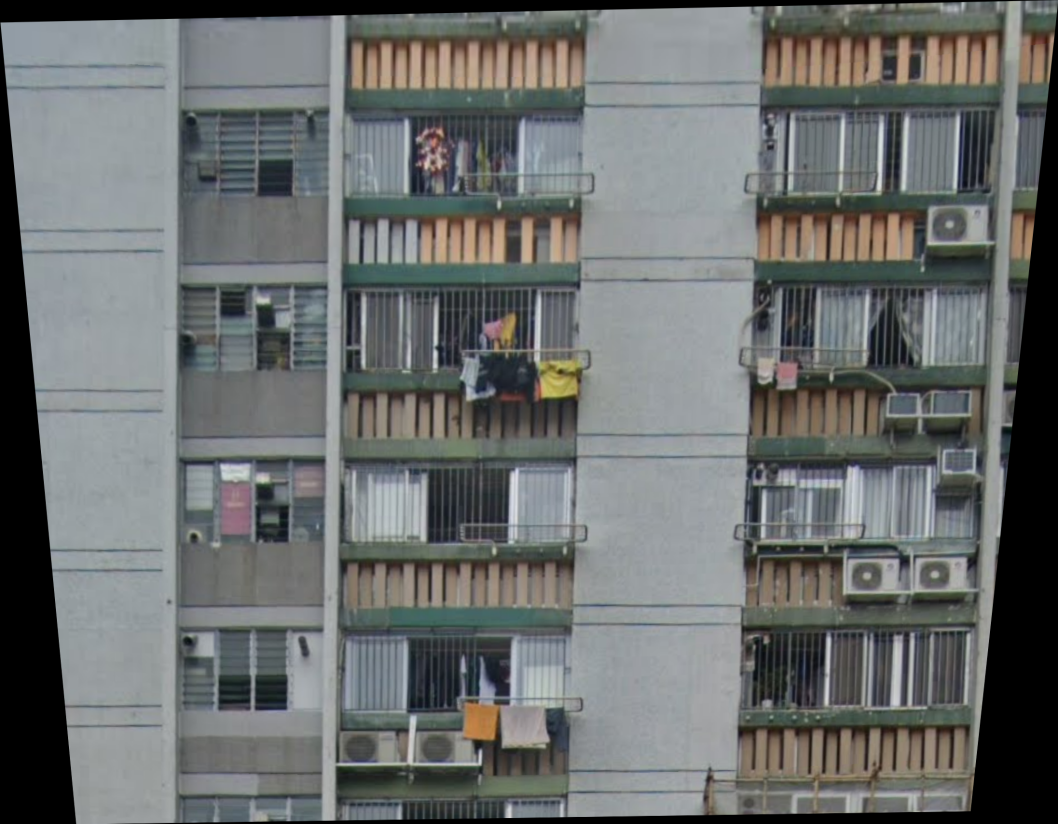
#> input picture input/q1.png, 2116 x 1648 px (shown at 1/2 size); its folder holds only this picture in this run
$ jupyter execute --allow-errors demo.ipynb
#> lines starting #> are read from the running program, lines starting #| are printed output that depends on the picture
### correction.py
import cv2
import numpy as np
import argparse
import os
from tqdm import tqdm

# Function for find lines of the image
def find_long_ling(img):
    """
    input:
        img: image loaded by cv2.imread

    return:
        horizontal_lines: list of potential horizontal lines in descending order of length
        vertical_lines: list of potential vertical lines in descending order of length

    """
    # Long lines detection
    gray = cv2.cvtColor(img, cv2.COLOR_BGR2GRAY)
    edges = cv2.Canny(gray, 80, 80, apertureSize=3)
    lines = cv2.HoughLinesP(edges, 1, np.pi/180, 100, minLineLength=min(img.shape[:2])*0.1, maxLineGap=30)
    img_h, img_w = img.shape[:2]

    # Find horizontal and vertical lines
    horizontal_lines = []
    vertical_lines = []
    for line in lines:
        x1, y1, x2, y2 = line[0]
        if not x1 == x2 and abs((y2 - y1) / (x2 - x1)) < 0.16:  # near horizontal line
            # Skip lines that are close to the image border
            if y1 < img_h * 0.05 or y1 > img_h * 0.95 or y2 < img_h * 0.05 or y2 > img_h * 0.95:
                continue
            horizontal_lines.append(line)
        elif not y1 == y2 and abs((x2 - x1) / (y2 - y1)) < 0.16: # near vertical
            # Skip lines that are close to the image border
            if x1 < img_w * 0.05 or x1 > img_w * 0.95 or x2 < img_w * 0.05 or x2 > img_w * 0.95:
                continue
            vertical_lines.append(line)

    # Sort by length for horizontal lines, descending
    horizontal_lines.sort(key=lambda x: (x[0][0] - x[0][2])**2 + (x[0][1] - x[0][3])**2, reverse=True)

    # Sort by length for vertical lines, descending
    vertical_lines.sort(key=lambda x: (x[0][0] - x[0][2])**2 + (x[0][1] - x[0][3])**2, reverse=True)

    return horizontal_lines, vertical_lines

# Function for find the intersection of the lines
def get_intersection(line1, line2):
    """
    input:
        line1: list of two points of line 1
        line2: list of two points of line 2

    return:
        x, y: intersection point of line1 and line2
    """
    x1, y1, x2, y2 = line1[0]
    x3, y3, x4, y4 = line2[0]
    d = (x1 - x2) * (y3 - y4) - (y1 - y2) * (x3 - x4)
    x = ((x1 * y2 - y1 * x2) * (x3 - x4) - (x1 - x2) * (x3 * y4 - y3 * x4)) / d
    y = ((x1 * y2 - y1 * x2) * (y3 - y4) - (y1 - y2) * (x3 * y4 - y3 * x4)) / d
    return x, y

# Function for find the four points for the rectangle
def find_rectangle(horizontal_lines, vertical_lines, height, width):
    """
    input:
        horizontal_lines: list of potential horizontal lines in descending order of length
        vertical_lines: list of potential vertical lines in descending order of length
        height: height of the original image
        width: width of the original image

    return:
        p1, p2, p3, p4: 4 points of the rectangle
    """
    # Find 2 longest horizontal lines
    # Make sure the 2 lines are at least 10% width close to each other
    line1 = horizontal_lines[0]
    line2 = None
    for line2 in horizontal_lines[1:]:
        if abs(line1[0][1] - line2[0][1]) > height * 0.1:
            break
    # Swap line1 and line2 if line1 is below line2
    if line1[0][1] > line2[0][1]:
        line1, line2 = line2, line1

    # Find 2 longest vertical lines
    # Make sure the 2 lines are at least 10% height close to each other
    line3 = vertical_lines[0]
    line4 = None
    for line4 in vertical_lines[1:]:
        if abs(line3[0][0] - line4[0][0]) > width * 0.1:
            break
    # Swap line3 and line4 if line3 is on the right of line4
    if line3[0][0] > line4[0][0]:
        line3, line4 = line4, line3

    # Get intersection point of 4 lines
    p1 = get_intersection(line1, line3)
    p2 = get_intersection(line1, line4)
    p3 = get_intersection(line2, line3)
    p4 = get_intersection(line2, line4)

    return p1, p2, p3, p4

# Function for correct the perspective of the image
def perspective_correction(img, point_list):
    """
    input:
        img: image loaded by cv2.imread
        point_list: 4 points of the rectangle

    return:
        corrected_img: image after perspective correction
    """
    # Define the points for the rectangle
    p1, p2, p3, p4 = point_list
    pts1 = np.float32([p1, p2, p3, p4])

    # Perspective transform height and width
    h = int((abs(p1[1]-p3[1]) + abs(p2[1]-p4[1])) / 2)
    w = int((abs(p1[0]-p2[0]) + abs(p3[0]-p4[0])) / 2)
    # Define the points for the rectangle after correction
    pts2 = np.float32([[p1[0] + 400, p1[1] + 400], [p1[0]+w + 400, p1[1]+ 400], [p1[0] + 400, p1[1]+h +400], [p1[0]+w+400, p1[1]+h+400]])
    M = cv2.getPerspectiveTransform(pts1, pts2)

    # Perspective transform
    corrected_img = cv2.warpPerspective(img, M, (img.shape[1]+800, img.shape[0]+800))


    def crop_black_borders(image):
        """
        input:
            image: image after perspective correction

        return:
            corrected: image after crop the black borders
        """
        y_nonzero, x_nonzero, _ = np.nonzero(image)
        return image[np.min(y_nonzero):np.max(y_nonzero), np.min(x_nonzero):np.max(x_nonzero)]

    corrected = crop_black_borders(corrected_img)
    corrected = cv2.resize(corrected, (img.shape[1], img.shape[0]), interpolation=cv2.INTER_AREA)
    return corrected

# [36 lines left out: function main, not called in this run]

# [2 lines that do not run on import are left out]

### demo.ipynb
[cell 1]
from correction import *
from matplotlib import pyplot as plt
import os
from tqdm import tqdm

## Demo for batch processing

[cell 2]
# Batch processing
input_folder = 'input/'

# Grab all jpg, jpeg, png files in the input folder
files = [f for f in os.listdir(input_folder) if f.endswith('.jpg') or f.endswith('.jpeg') or f.endswith('.png')]

# Create the output folder if it does not exist
if not os.path.exists('output'):
    os.makedirs('output')

# Process all files
for file in tqdm(files):
    img = cv2.imread(input_folder + file, 1)
#> img is the input picture: shape (1648, 2116, 3); mean B, G, R 109, 109.6, 106.5
    horizontal_lines, vertical_lines = find_long_ling(img)
#> in find_long_ling, `gray = cv2.cvtColor(img, cv2.COLOR_BGR2GRAY)`:
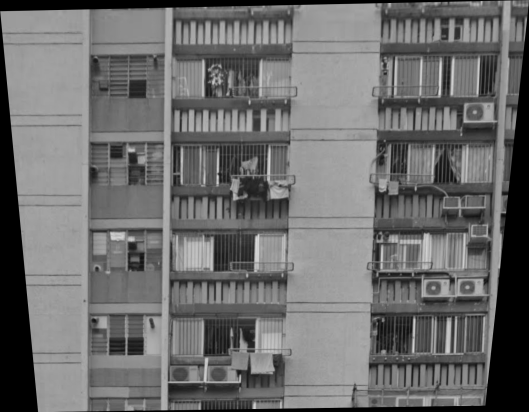
#> gray: shape (1648, 2116) (shown at 1/4 size); min 0, max 225, mean 108.6
#> in find_long_ling, `edges = cv2.Canny(gray, 80, 80, apertureSize=3)`:
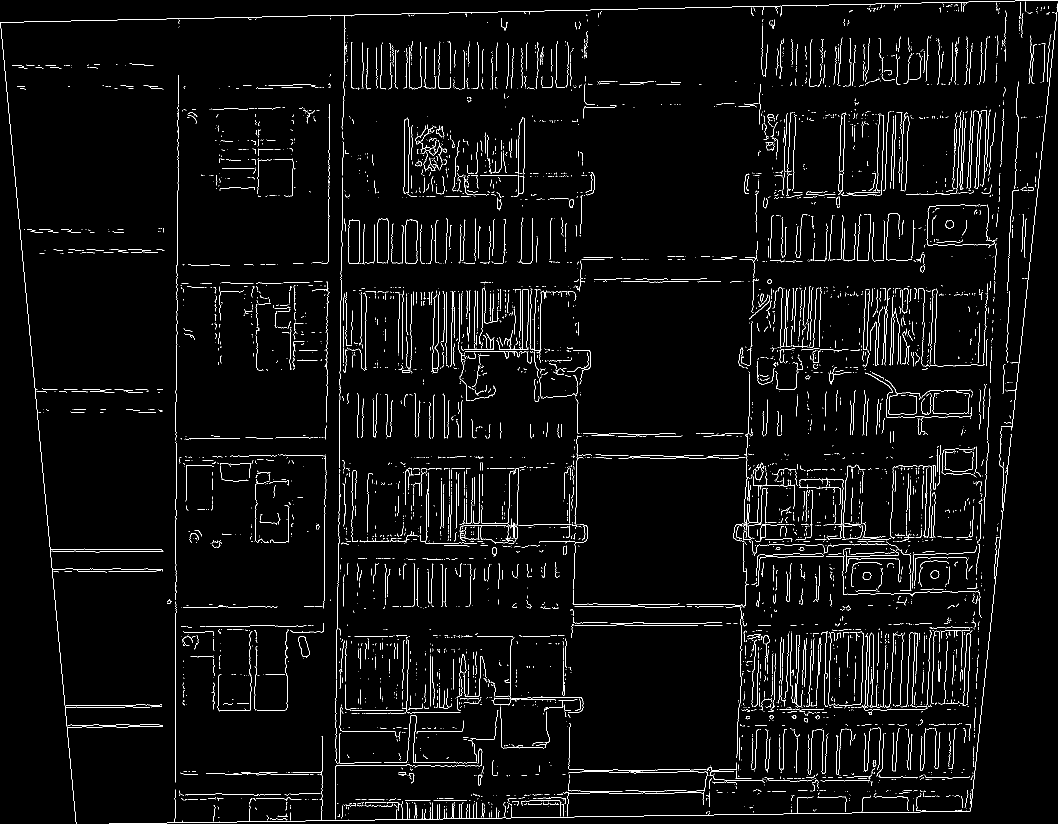
#> edges: shape (1648, 2116) (shown at 1/2 size); 3.1% white in thin lines or dots
#> in find_long_ling, `lines = cv2.HoughLinesP(edges, 1, np.pi/180, 100, minLineLength=min(im..`: lines = 123 rows, first 6: [931, 1637, 1446, 1629], [1471, 1572, 1477, 1400], [351, 1364, 351, 998], [1963, 1420, 2032, 773], [644, 1641, 1044, 1635], [803, 27, 1134, 21]
#> the loop in find_long_ling, `for line in lines:` made 123 passes
#> after the loop in find_long_ling, `for line in lines:`: horizontal_lines = 52 items, first 6: [[768, 1213, 935, 1213]], [[814, 1400, 1117, 1395]], [[482, 1544, 671, 1544]], [[1505, 1413, 1934, 1406]], [[463, 911, 678, 911]], [[709, 1525, 985, 1525]]; vertical_lines = 47 items, first 6: [[1471, 1572, 1477, 1400]], [[351, 1364, 351, 998]], [[671, 1446, 679, 960]], [[1941, 1621, 1977, 1282]], [[1150, 1105, 1155, 800]], [[688, 200, 688, 30]]
#> horizontal_lines = 52 items, first 6: [[681, 1143, 1111, 1143]], [[1505, 1413, 1934, 1406]], [[687, 176, 1072, 176]], [[1577, 1272, 1940, 1272]], [[1505, 521, 1847, 521]], [[645, 1531, 985, 1531]]; vertical_lines = 47 items, first 6: [[671, 1446, 679, 960]], [[351, 1364, 351, 998]], [[1640, 1626, 1653, 1262]], [[1941, 1621, 1977, 1282]], [[355, 530, 355, 214]], [[1150, 1105, 1155, 800]]
    intersection_points = find_rectangle(horizontal_lines, vertical_lines, img.shape[0], img.shape[1])
#> in find_rectangle, `line1 = horizontal_lines[0]`: line1 = [[681, 1143, 1111, 1143]]
#> the loop in find_rectangle, `for line2 in horizontal_lines[1:]:` made 1 pass
#> in find_rectangle, `line3 = vertical_lines[0]`: line3 = [[671, 1446, 679, 960]]
#> the loop in find_rectangle, `for line4 in vertical_lines[1:]:` made 1 pass
#> in find_rectangle, `line3, line4 = line4, line3`: line3 = [[351, 1364, 351, 998]]; line4 = [[671, 1446, 679, 960]]
#> in get_intersection, `x1, y1, x2, y2 = line1[0]`: x1 = 681; y1 = 1143; x2 = 1111; y2 = 1143
#> in get_intersection, `x3, y3, x4, y4 = line2[0]`: x3 = 351; y3 = 1364; x4 = 351; y4 = 998
#> in get_intersection, `d = (x1 - x2) * (y3 - y4) - (y1 - y2) * (x3 - x4)`: d = -157380
#> in get_intersection, `x = ((x1 * y2 - y1 * x2) * (x3 - x4) - (x1 - x2) * (x3 * y4 - y3 * x4)..`: x = 351
#> in get_intersection, `y = ((x1 * y2 - y1 * x2) * (y3 - y4) - (y1 - y2) * (x3 * y4 - y3 * x4)..`: y = 1143
#> in find_rectangle, `p1 = get_intersection(line1, line3)`: p1 = (351, 1143)
#> in find_rectangle, `p2 = get_intersection(line1, line4)`: p2 = (676, 1143)
#> in find_rectangle, `p3 = get_intersection(line2, line3)`: p3 = (351, 1431.8)
#> in find_rectangle, `p4 = get_intersection(line2, line4)`: p4 = (671.3, 1426.6)
#> intersection_points = ((351, 1143), (676, 1143), (351, 1431.8), (671.3, 1426.6))
    corrected_img = perspective_correction(img, intersection_points)
#> in perspective_correction, `p1, p2, p3, p4 = point_list`: p1 = (351, 1143); p2 = (676, 1143); p3 = (351, 1431.8); p4 = (671.3, 1426.6)
#> in perspective_correction, `pts1 = np.float32([p1, p2, p3, p4])`: pts1 = [[351, 1143], [676, 1143], [351, 1431.8], [671.3, 1426.6]]
#> in perspective_correction, `h = int((abs(p1[1]-p3[1]) + abs(p2[1]-p4[1])) / 2)`: h = 286
#> in perspective_correction, `w = int((abs(p1[0]-p2[0]) + abs(p3[0]-p4[0])) / 2)`: w = 322
#> in perspective_correction, `pts2 = np.float32([[p1[0] + 400, p1[1] + 400], [p1[0]+w + 400, p1[1]+ ..`: pts2 = [[751, 1543], [1073, 1543], [751, 1829], [1073, 1829]]
#> in perspective_correction, `M = cv2.getPerspectiveTransform(pts1, pts2)`: M = [[0.863, -0.0353, 434.2], [-0.0809, 0.833, 508.2], [-5.24e-05, -4.7e-05, 1]]
#> in perspective_correction, `corrected_img = cv2.warpPerspective(img, M, (img.shape[1]+800, img.sha..`:
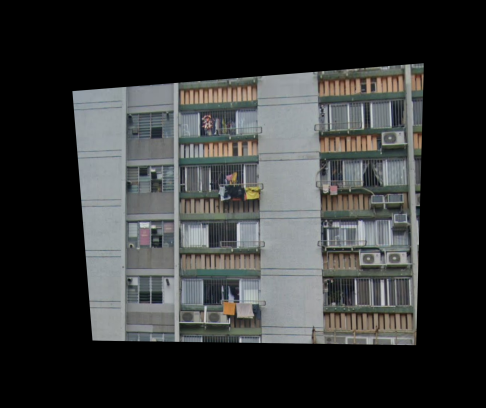
#> corrected_img: shape (2448, 2916, 3) (shown at 1/6 size); mean B, G, R 54.1, 54.5, 53.1
#> in crop_black_borders, `return image[np.min(y_nonzero):np.max(y_nonzero), np.min(x_nonzero):np..`:
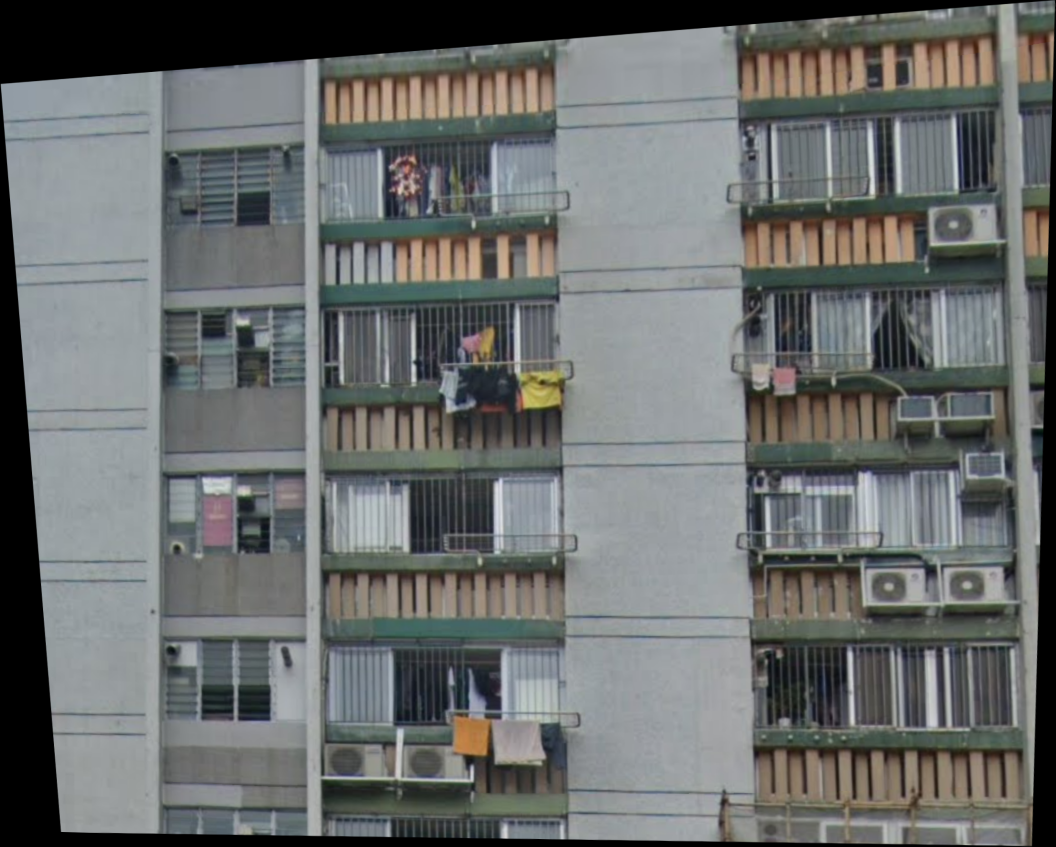
#> returned value: shape (1693, 2111, 3) (shown at 1/2 size); mean of channels 0, 1, 2 108.2, 108.9, 106; drawn as B, G, R
    cv2.imwrite('output/' + file, corrected_img)

## Explanation of each step on one img

[cell 3]
img = cv2.imread('input/demo.jpg', 1)

[cell 4]
plt.figure(figsize=(10, 10))
plt.axis('off')
#> (the rest of this cell did not finish here and is left out)

#> (a cell that did not finish here is left out)

#> (a cell that did not finish here is left out)

#> (a cell that did not finish here is left out)

$ run again, on input/demo.jpg
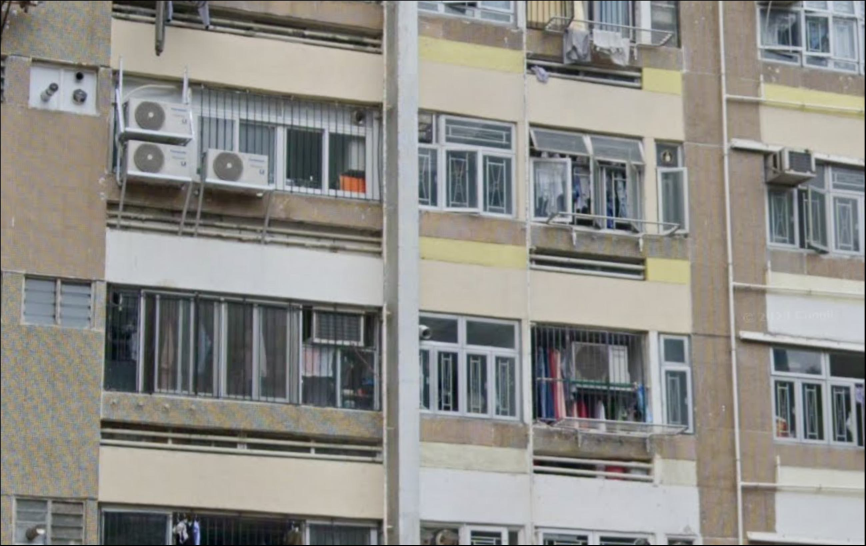
#> input picture input/demo.jpg, 2596 x 1637 px (shown at 1/3 size)
#> img is the input picture: shape (1637, 2596, 3); mean B, G, R 135.2, 139.8, 141
#> in find_long_ling, `edges = cv2.Canny(gray, 80, 80, apertureSize=3)`:
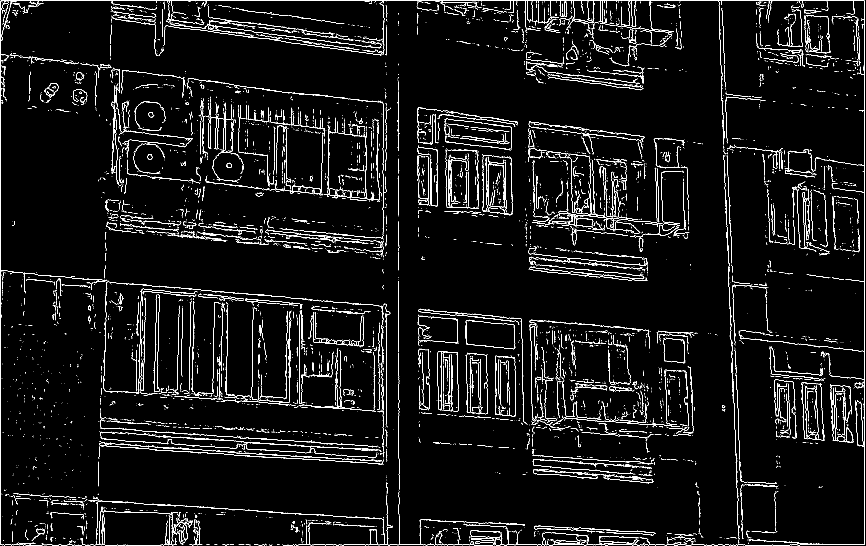
#> edges: shape (1637, 2596) (shown at 1/3 size); 3.4% white in thin lines or dots
#> lines = 402 rows, first 6: [1479, 1634, 2234, 1634], [1448, 2, 2593, 2], [2, 1634, 2, 864], [894, 1, 1127, 1], [2593, 664, 2593, 471], [1194, 1110, 1194, 191]
#> the loop in find_long_ling, `for line in lines:` made 402 passes
#> after the loop in find_long_ling, `for line in lines:`: horizontal_lines = 240 items, first 6: [[292, 842, 1158, 918]], [[1257, 928, 1510, 950]], [[1254, 948, 1468, 967]], [[1590, 802, 1938, 839]], [[1319, 1229, 1636, 1251]], [[700, 1311, 1029, 1334]]; vertical_lines = 84 items, first 6: [[1194, 1110, 1194, 191]], [[1149, 768, 1149, 310]], [[1158, 478, 1158, 312]], [[2196, 1029, 2213, 1543]], [[2180, 664, 2199, 1209]], [[2163, 229, 2178, 654]]
#> `horizontal_lines, vertical_lines = find_long_ling(img)`: horizontal_lines = 240 items, first 6: [[2, 157, 903, 283]], [[292, 842, 1158, 918]], [[304, 1328, 934, 1372]], [[572, 1301, 1150, 1341]], [[418, 1304, 975, 1342]], [[313, 1318, 856, 1355]]; vertical_lines = 84 items, first 6: [[1194, 1110, 1194, 191]], [[2180, 664, 2199, 1209]], [[2209, 1096, 2227, 1633]], [[2196, 1029, 2213, 1543]], [[2191, 654, 2208, 1154]], [[2167, 26, 2183, 503]]
#> line1 = [[2, 157, 903, 283]]
#> the loop in find_rectangle, `for line2 in horizontal_lines[1:]:` made 1 pass
#> line3 = [[1194, 1110, 1194, 191]]
#> the loop in find_rectangle, `for line4 in vertical_lines[1:]:` made 1 pass
#> in get_intersection, `x1, y1, x2, y2 = line1[0]`: x1 = 2; y1 = 157; x2 = 903; y2 = 283
#> x3 = 1194; y3 = 1110; x4 = 1194; y4 = 191
#> d = -828019
#> x = 1194
#> y = 323.7
#> in find_rectangle, `p1 = get_intersection(line1, line3)`: p1 = (1194, 323.7)
#> in find_rectangle, `p2 = get_intersection(line1, line4)`: p2 = (2172.9, 460.6)
#> in find_rectangle, `p3 = get_intersection(line2, line3)`: p3 = (1194, 921.2)
#> in find_rectangle, `p4 = get_intersection(line2, line4)`: p4 = (2192, 1008.7)
#> intersection_points = ((1194, 323.7), (2172.9, 460.6), (1194, 921.2), (2192, 1008.7))
#> in perspective_correction, `p1, p2, p3, p4 = point_list`: p1 = (1194, 323.7); p2 = (2172.9, 460.6); p3 = (1194, 921.2); p4 = (2192, 1008.7)
#> pts1 = [[1194, 323.7], [2172.9, 460.6], [1194, 921.2], [2192, 1008.7]]
#> h = 572
#> w = 988
#> pts2 = [[1594, 723.7], [2582, 723.7], [1594, 1295.7], [2582, 1295.7]]
#> M = [[0.707, 0.0519, 590.6], [-0.185, 0.914, 584.2], [-8.39e-05, 3.26e-05, 1]]
#> the loop in find_long_ling (call 2), `for line in lines:` made 402 passes
#> the loop `for line in horizontal_lines:` made 240 passes
#> the loop `for line in vertical_lines:` made 84 passes
#> the loop in find_rectangle (call 2), `for line2 in horizontal_lines[1:]:` made 1 pass
#> the loop in find_rectangle (call 2), `for line4 in vertical_lines[1:]:` made 1 pass
#> `plt.show()`:
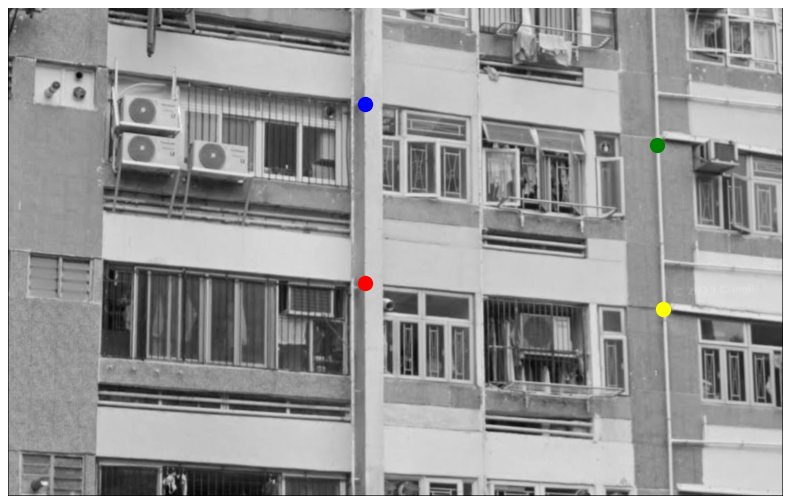
#> figure drawn by matplotlib, 1 panel
